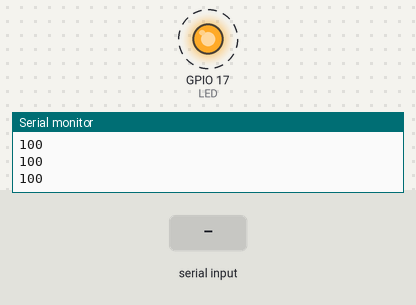
Recording of a program running on a simulated ESP32. Parts: output pins drawn as LEDs (lit = HIGH), the last lines printed to the serial monitor. Dashed ring = blinking. The test bench sets the inputs (shaded band).

Above: at 3.25 s.
3.3 s: "5\n" received over Serial
At 4.9 s:
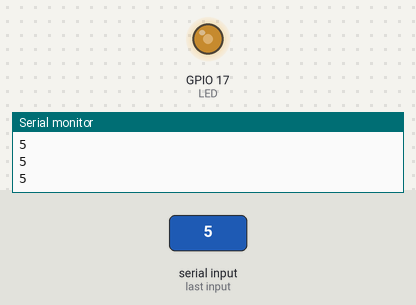
6.3 s: "90,45\n" received over Serial
At 7.61 s:
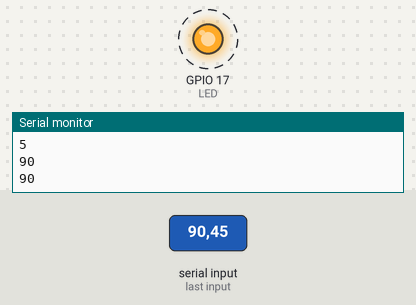
Timing chart, 0 to 15.3 s (numbered marks = the images above; inputs shaded):
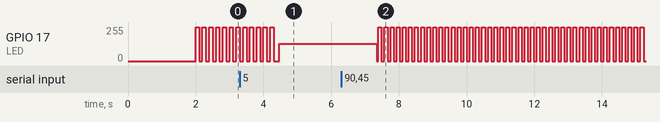

Measured:
- after the input at 6.3 s, GPIO 17 (LED): alternates 255/255 for 0.09 s and 0/255 for 0.09 s, starting after 1.0 s

The program:

main.cpp
```cpp
/**
 * ######################### FREERTOS TASK SCHEDULING #########################
 * Create two tasks
 * 1. First Task should read the serial monitor for user inputs.
 * 2. Second task should change the blinking rate of a LED according to those
 *    serial inputs.
 */


#include <Arduino.h>

// Configuring ESP32 to use only one core
#if CONFIG_FREERTOS_UNICORE
static const BaseType_t appcpu = 0;
#else
static const BaseType_t appcpu = 1;
#endif

// Task handle for task 1
static TaskHandle_t SERIAL_READ_TASK_HANDLE = NULL;

// Task handle for task 2
static TaskHandle_t CHANGE_BLINK_RATE_TASK_HANDLE = NULL;

// LED goes to GPIO 17
#define LED 17

// Blinking rate for the LED
static int BLINK_RATE = 100;

// Task to read the serial input
void task_SerialRead(void *parameter)
{
  // infinite loop
  for (;;)
  {
    if (Serial.available())
    {
      String rate = Serial.readString();
      BLINK_RATE = rate.toInt();
      vTaskDelay(100 / portTICK_PERIOD_MS);
    }
  }
}

// Task to chage the blinking rate of the LED
void task_ChangeRate(void *parameter)
{
  for (;;)
  {
    Serial.println(BLINK_RATE);
    digitalWrite(LED, HIGH);
    vTaskDelay(BLINK_RATE / portTICK_PERIOD_MS);
    // delay(BLINK_RATE);
    digitalWrite(LED, LOW);
    // delay(BLINK_RATE);
    vTaskDelay(BLINK_RATE / portTICK_PERIOD_MS);
  }
}

void setup()
{
  Serial.begin(115200);
  pinMode(LED, OUTPUT);
  // Start with 2 second delay
  vTaskDelay(2000 / portTICK_PERIOD_MS);

  xTaskCreatePinnedToCore(task_SerialRead,          // Function name
                          "Serial Read task",       // Describe name for debugging
                          1000,                     // Stack size
                          NULL,                     // Parameters
                          1,                        // Priority level
                          &SERIAL_READ_TASK_HANDLE, // Task handle
                          appcpu);                  // core number

  xTaskCreatePinnedToCore(task_ChangeRate,
                          "Change Blink Rate Task",
                          1000,
                          NULL,
                          1,
                          &CHANGE_BLINK_RATE_TASK_HANDLE,
                          appcpu);
}

void loop()
{
  // put your main code here, to run repeatedly:
}
```
